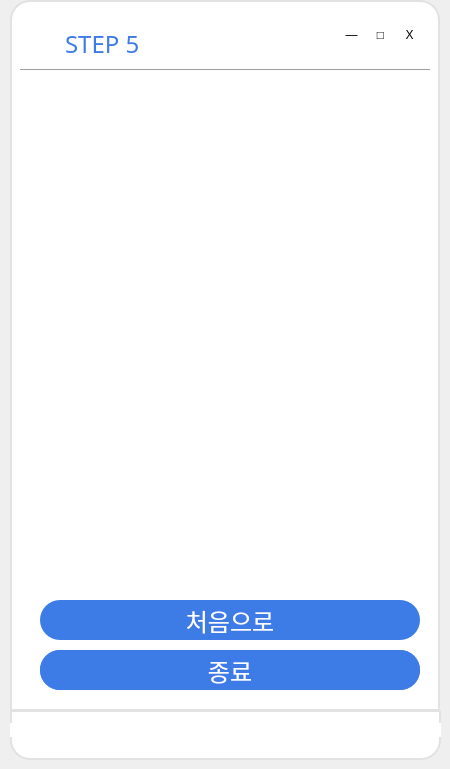
    <widget class="QWidget" name="page_4">
     <widget class="QLabel" name="label_30">
      <property name="geometry">
       <rect>
        <x>10</x>
        <y>710</y>
        <width>431</width>
        <height>50</height>
       </rect>
      </property>
      <property name="styleSheet">
       <string notr="true">background-color: white;
border-bottom-left-radius: 20px;
border-bottom-right-radius: 20px;
border: 2px solid #E2E2E2;</string>
      </property>
      <property name="text">
       <string/>
      </property>
     </widget>
     <widget class="Line" name="line_5">
      <property name="geometry">
       <rect>
        <x>20</x>
        <y>60</y>
        <width>410</width>
        <height>20</height>
       </rect>
      </property>
      <property name="styleSheet">
       <string notr="true">color: #E2E2E2;</string>
      </property>
      <property name="orientation">
       <enum>Qt::Horizontal</enum>
      </property>
     </widget>
     <widget class="QPushButton" name="nextBtn_4">
      <property name="geometry">
       <rect>
        <x>40</x>
        <y>650</y>
        <width>380</width>
        <height>40</height>
       </rect>
      </property>
      <property name="font">
       <font>
        <family>맑은 고딕</family>
        <pointsize>14</pointsize>
       </font>
      </property>
      <property name="cursor">
       <cursorShape>PointingHandCursor</cursorShape>
      </property>
      <property name="styleSheet">
       <string notr="true">color: white;
background-color: #3D7BE6;
border-radius: 20px;</string>
      </property>
      <property name="text">
       <string>START</string>
      </property>
     </widget>
     <widget class="QPushButton" name="backBtn_end">
      <property name="geometry">
       <rect>
        <x>30</x>
        <y>30</y>
        <width>30</width>
        <height>30</height>
       </rect>
      </property>
      <property name="styleSheet">
       <string notr="true">background-color: rgb(255,255,255);
border-radius: 8px;</string>
      </property>
      <property name="text">
       <string/>
      </property>
      <property name="icon">
       <iconset>
        <normaloff>icons8-back-48.png</normaloff>icons8-back-48.png</iconset>
      </property>
      <property name="iconSize">
       <size>
        <width>30</width>
        <height>30</height>
       </size>
      </property>
     </widget>
     <widget class="QWidget" name="horizontalLayoutWidget_7">
      <property name="geometry">
       <rect>
        <x>10</x>
        <y>710</y>
        <width>431</width>
        <height>41</height>
       </rect>
      </property>
      <layout class="QHBoxLayout" name="horizontalLayout_13">
       <item>
        <widget class="QPushButton" name="homeBtn_26">
         <property name="cursor">
          <cursorShape>PointingHandCursor</cursorShape>
         </property>
         <property name="styleSheet">
          <string notr="true">background-color: white;
border-radius: 8px;</string>
         </property>
         <property name="text">
          <string/>
         </property>
         <property name="icon">
          <iconset>
           <normaloff>icons8-home-50.png</normaloff>icons8-home-50.png</iconset>
         </property>
         <property name="iconSize">
          <size>
           <width>30</width>
           <height>30</height>
          </size>
         </property>
        </widget>
       </item>
       <item>
        <widget class="QPushButton" name="homeBtn_27">
         <property name="cursor">
          <cursorShape>PointingHandCursor</cursorShape>
         </property>
         <property name="styleSheet">
          <string notr="true">background-color: white;
border-radius: 8px;</string>
         </property>
         <property name="text">
          <string/>
         </property>
         <property name="icon">
          <iconset>
           <normaloff>icons8-menu-30.png</normaloff>icons8-menu-30.png</iconset>
         </property>
         <property name="iconSize">
          <size>
           <width>30</width>
           <height>30</height>
          </size>
         </property>
        </widget>
       </item>
       <item>
        <widget class="QPushButton" name="homeBtn_28">
         <property name="cursor">
          <cursorShape>PointingHandCursor</cursorShape>
         </property>
         <property name="styleSheet">
          <string notr="true">background-color: white;
border-radius: 8px;</string>
         </property>
         <property name="text">
          <string/>
         </property>
         <property name="icon">
          <iconset>
           <normaloff>icons8-download-50.png</normaloff>icons8-download-50.png</iconset>
         </property>
         <property name="iconSize">
          <size>
           <width>30</width>
           <height>30</height>
          </size>
         </property>
        </widget>
       </item>
       <item>
        <widget class="QPushButton" name="homeBtn_29">
         <property name="cursor">
          <cursorShape>PointingHandCursor</cursorShape>
         </property>
         <property name="styleSheet">
          <string notr="true">background-color: white;
border-radius: 8px;</string>
         </property>
         <property name="text">
          <string/>
         </property>
         <property name="icon">
          <iconset>
           <normaloff>icons8-settings-50.png</normaloff>icons8-settings-50.png</iconset>
         </property>
         <property name="iconSize">
          <size>
           <width>30</width>
           <height>30</height>
          </size>
         </property>
        </widget>
       </item>
      </layout>
     </widget>
     <widget class="QLabel" name="label_32">
      <property name="geometry">
       <rect>
        <x>10</x>
        <y>0</y>
        <width>430</width>
        <height>711</height>
       </rect>
      </property>
      <property name="styleSheet">
       <string notr="true">background-color: rgb(255, 255, 255);
border-top-left-radius: 20px;
border-top-right-radius: 20px;
border: 2px solid #E2E2E2;</string>
      </property>
      <property name="text">
       <string/>
      </property>
     </widget>
     <widget class="QPushButton" name="endBtn_end">
      <property name="geometry">
       <rect>
        <x>40</x>
        <y>650</y>
        <width>380</width>
        <height>40</height>
       </rect>
      </property>
      <property name="font">
       <font>
        <family>나눔스퀘어 Bold</family>
        <pointsize>18</pointsize>
       </font>
      </property>
      <property name="cursor">
       <cursorShape>PointingHandCursor</cursorShape>
      </property>
      <property name="styleSheet">
       <string notr="true">color: white;
background-color: #3D7BE6;
border-radius: 20px;</string>
      </property>
      <property name="text">
       <string>종료</string>
      </property>
     </widget>
     <widget class="QWidget" name="horizontalLayoutWidget_8">
      <property name="geometry">
       <rect>
        <x>340</x>
        <y>20</y>
        <width>81</width>
        <height>31</height>
       </rect>
      </property>
      <layout class="QHBoxLayout" name="horizontalLayout_14">
       <item>
        <widget class="QPushButton" name="minBtn_end">
         <property name="styleSheet">
          <string notr="true">background-color: rgb(255,255,255);
border-radius: 8px;</string>
         </property>
         <property name="text">
          <string>―</string>
         </property>
        </widget>
       </item>
       <item>
        <widget class="QPushButton" name="maxBtn_end">
         <property name="styleSheet">
          <string notr="true">background-color: rgb(255,255,255);
border-radius: 8px;</string>
         </property>
         <property name="text">
          <string>□</string>
         </property>
        </widget>
       </item>
       <item>
        <widget class="QPushButton" name="exitBtn_end">
         <property name="styleSheet">
          <string notr="true">background-color: rgb(255,255,255);
border-radius: 8px;</string>
         </property>
         <property name="text">
          <string>X</string>
         </property>
        </widget>
       </item>
      </layout>
     </widget>
     <widget class="QLabel" name="label_18">
      <property name="geometry">
       <rect>
        <x>65</x>
        <y>29</y>
        <width>180</width>
        <height>30</height>
       </rect>
      </property>
      <property name="font">
       <font>
        <family>나눔스퀘어 Bold</family>
        <pointsize>18</pointsize>
       </font>
      </property>
      <property name="styleSheet">
       <string notr="true">color: #3D7BE6;</string>
      </property>
      <property name="text">
       <string>STEP 5</string>
      </property>
     </widget>
     <widget class="QPushButton" name="firstBtn_end">
      <property name="geometry">
       <rect>
        <x>40</x>
        <y>600</y>
        <width>380</width>
        <height>40</height>
       </rect>
      </property>
      <property name="font">
       <font>
        <family>나눔스퀘어 Bold</family>
        <pointsize>18</pointsize>
       </font>
      </property>
      <property name="cursor">
       <cursorShape>PointingHandCursor</cursorShape>
      </property>
      <property name="styleSheet">
       <string notr="true">color: white;
background-color: #3D7BE6;
border-radius: 20px;</string>
      </property>
      <property name="text">
       <string>처음으로</string>
      </property>
     </widget>
     <zorder>label_32</zorder>
     <zorder>label_30</zorder>
     <zorder>line_5</zorder>
     <zorder>nextBtn_4</zorder>
     <zorder>backBtn_end</zorder>
     <zorder>horizontalLayoutWidget_7</zorder>
     <zorder>endBtn_end</zorder>
     <zorder>horizontalLayoutWidget_8</zorder>
     <zorder>label_18</zorder>
     <zorder>firstBtn_end</zorder>
    </widget>
